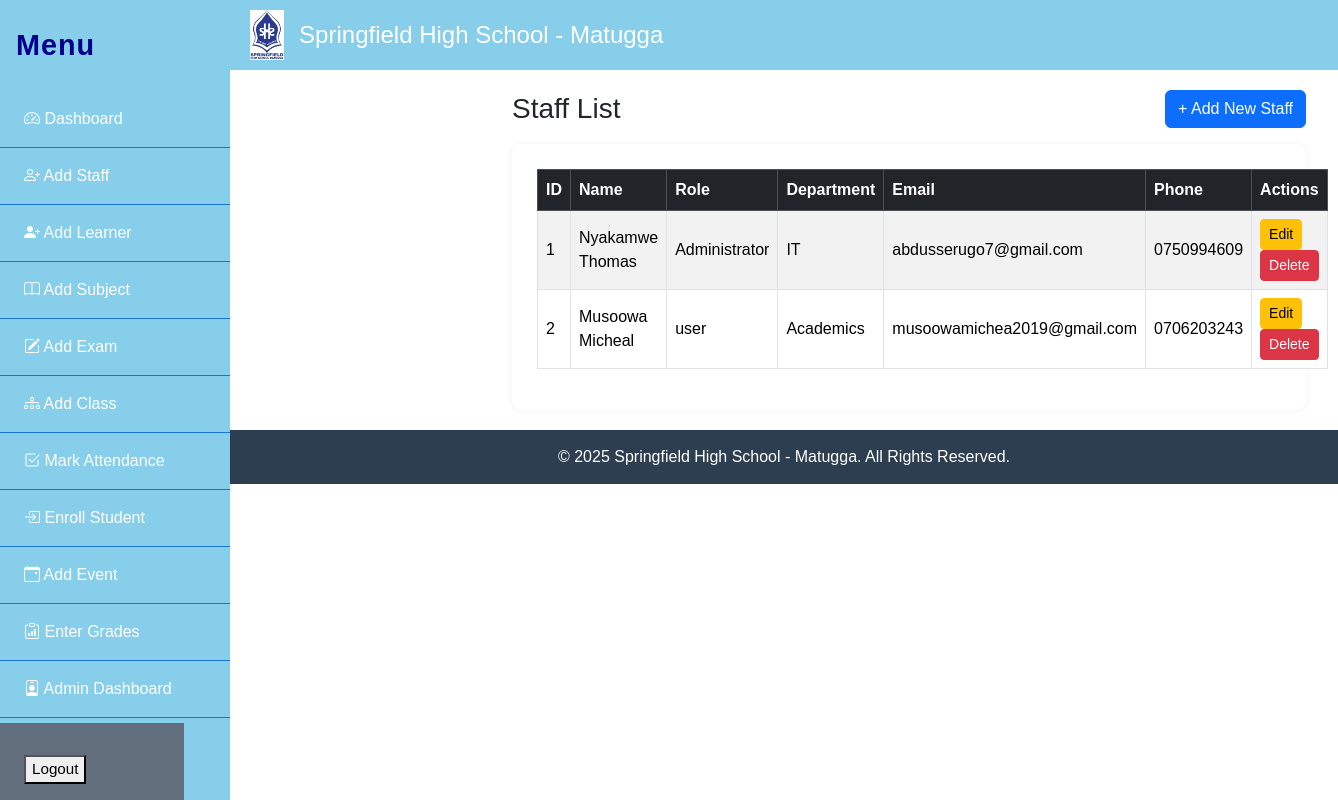
The page /staff/stafflist.php on the database its author committed.
### tables this page shows
CREATE TABLE `staff` (
  `staff_id` int(11) NOT NULL,
  `first_name` varchar(50) DEFAULT NULL,
  `last_name` varchar(50) DEFAULT NULL,
  `dob` date DEFAULT NULL,
  `role` varchar(50) DEFAULT NULL,
  `department` varchar(50) DEFAULT NULL,
  `email` varchar(100) DEFAULT NULL,
  `phone` varchar(20) DEFAULT NULL,
  `address` text DEFAULT NULL,
  `password` varchar(255) NOT NULL
);

### staff/stafflist.php (the view, shortened to what this page needs)
<?php
require_once('../db.php');
$result = $conn->query("SELECT * FROM staff ORDER BY staff_id ASC");
?>
<!DOCTYPE html>
<html lang="en">
<head>
    <link rel="stylesheet" href="https://cdn.jsdelivr.net/npm/bootstrap@5.3.2/dist/css/bootstrap.min.css">
</head>
<body>
<?php include '../header.php'; ?>
<?php include '../includes/sidebar.php'; ?>
<div class="content-wrapper">
    <div class="container-fluid">
        <div class="d-flex justify-content-between align-items-center mb-3">
            <h3 class="mb-0">Staff List</h3>
            <a href="addstaff.php" class="btn btn-primary">+ Add New Staff</a>
        </div>
        <div class="table-container">
            <table class="table table-striped table-bordered table-hover align-middle">
                <thead class="table-dark">
                    <tr>
                        <th scope="col">ID</th>
                        <th scope="col">Name</th>
                        <th scope="col">Role</th>
                        <th scope="col">Department</th>
                        <th scope="col">Email</th>
                        <th scope="col">Phone</th>
                        <th scope="col">Actions</th>
                    </tr>
                </thead>
                <tbody>
                    <?php while ($row = $result->fetch_assoc()): ?>
                    <tr>
                        <td><?= $row['staff_id'] ?></td>
                        <td><?= htmlspecialchars($row['first_name'] . ' ' . $row['last_name']) ?></td>
                        <td><?= htmlspecialchars($row['role']) ?></td>
                        <td><?= htmlspecialchars($row['department']) ?></td>
                        <td><?= htmlspecialchars($row['email']) ?></td>
                        <td><?= htmlspecialchars($row['phone']) ?></td>
                        <td>
                            <a href="addstaff.php?id=<?= $row['staff_id'] ?>" class="btn btn-sm btn-warning">Edit</a>
                            <a href="stafflist.php?delete=<?= $row['staff_id'] ?>" class="btn btn-sm btn-danger" onclick="return confirm('Delete this staff?');">Delete</a>
                        </td>
                    </tr>
                    <?php endwhile; ?>
                </tbody>
            </table>
        </div>
    </div>
</div>
<?php include '../footer.php'; ?>
</body>
</html>

### staff/stafflist.php (style rules this page uses)
.content-wrapper { margin-left: 250px; padding: 20px; }
.table-container { background-color: #fff; padding: 25px; border-radius: 10px; box-shadow: 0 0 8px rgba(0,0,0,0.05); }

### header.php (style rules this page uses)
body { margin: 0; font-family: Arial, sans-serif; }

### includes/sidebar.php (style rules this page uses)
body.with-sidebar { margin-left: 230px; transition: margin-left 0.3s; }

### rows shown on the page
staff: staff_id "1", first_name+last_name "Nyakamwe Thomas", role "Administrator", department "IT", email "abdusserugo7@gmail.com", phone "0750994609"
staff: staff_id "2", first_name+last_name "Musoowa Micheal", role "user", department "Academics", email "musoowamichea2019@gmail.com", phone "0706203243"
